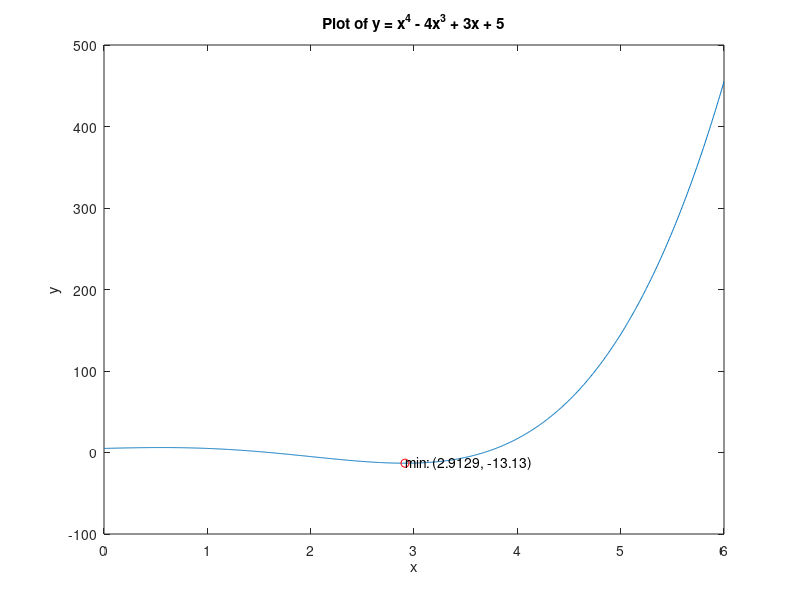

Write MATLAB code to recreate this figure.
% 定义 x 的范围
x = linspace(0, 6, 1000);

% 计算函数值
y = x.^4 - 4*x.^3 + 3*x + 5;

% 绘制函数图形
plot(x, y);
xlabel('x');
ylabel('y');
title('Plot of y = x^4 - 4x^3 + 3x + 5');

% 在 [0,6] 范围内找到最小值点
x_range = linspace(0, 6, 1000);
y_range = x_range.^4 - 4*x_range.^3 + 3*x_range + 5;
[min_y, min_index] = min(y_range);
min_x = x_range(min_index);

% 标记最小值点
hold on;
plot(min_x, min_y, 'ro'); % 在最小值点处绘制红色圆点
text(min_x, min_y, ['min: (', num2str(min_x), ', ', num2str(min_y), ')']); % 添加文本标签
hold off;
